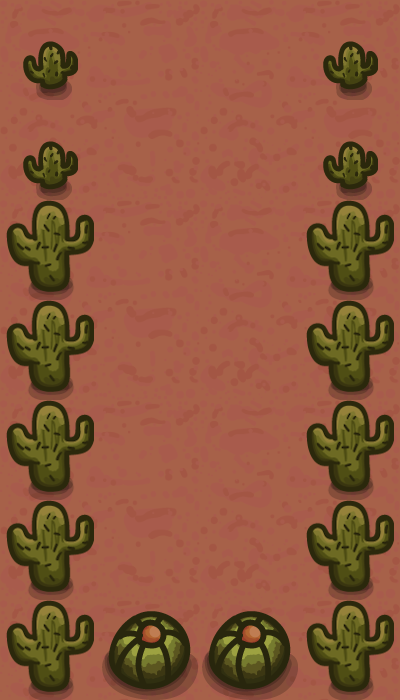

A level layout from a 2D game, rendered from its tile map. Below: a short description, then the map file with its tile-grid data intact:
An orthogonal 4x7 tile map with 100x100 px tiles, 2 tile layers (Слой тайлов 1, Слой тайлов 2), 2 tilesets and 1 object (evil-cactus).

<map version="1.10" tiledversion="1.10.2" class="Собрание кактусов" orientation="orthogonal" renderorder="right-down" width="4" height="7" tilewidth="100" tileheight="100" infinite="0" nextlayerid="4" nextobjectid="2">
 <tileset firstgid="1" source="bg.tsx" />
 <tileset firstgid="5" source="Untitled2.tsx" />
 <layer id="1" name="Слой тайлов 1" width="4" height="7">
  <data encoding="csv">
1,2,1,2,
3,4,3,4,
1,2,1,2,
3,4,3,4,
1,2,1,2,
3,4,3,4,
1,2,1,2
</data>
 </layer>
 <layer id="2" name="Слой тайлов 2" width="4" height="7">
  <data encoding="csv">
26,0,0,26,
26,0,0,26,
27,0,0,27,
27,0,0,27,
27,0,0,27,
27,0,0,27,
27,28,28,27
</data>
 </layer>
 <objectgroup id="3" name="Слой объектов 1">
  <object id="1" name="evil-cactus" x="200" y="493">
   <point />
  </object>
 </objectgroup>
</map>
